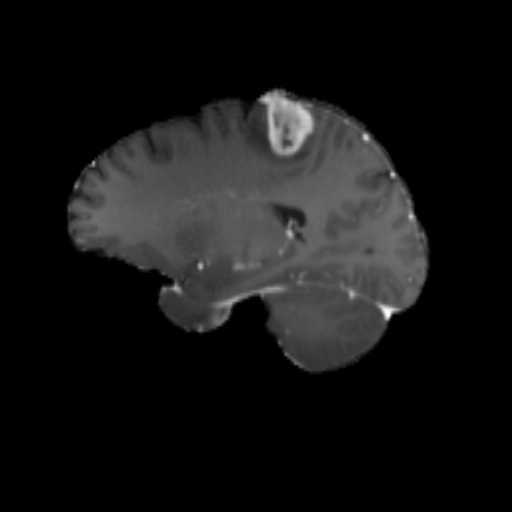
#> input picture dataset/brain-tumor/train/images/00063_217.jpg, 512 x 512 px, found by its file name; its folder holds 4 pictures in this run
$ python Labeling_visualization.py
#> lines starting #> are read from the running program, lines starting #| are printed output that depends on the picture
import os
import random
import cv2
import matplotlib.pyplot as plt

# 경로 (본인 환경에 맞게 변경)
image_folder = r"dataset/brain-tumor/train/images"
label_folder = r"dataset/brain-tumor/train/labels"

# 이미지 리스트
image_files = [f for f in os.listdir(image_folder) if f.lower().endswith(('.png', '.jpg', '.jpeg'))]

sample_count = 50
if len(image_files) < sample_count:
    sample_count = len(image_files)

sample_files = random.sample(image_files, sample_count)

cols, rows = 10, 5
fig, axes = plt.subplots(rows, cols, figsize=(15, 7))
plt.subplots_adjust(wspace=0.1, hspace=0.1)

for i, ax in enumerate(axes.flat):
    if i >= sample_count:
        ax.axis('off')
        continue

    img_name = sample_files[i]
    img_path = os.path.join(image_folder, img_name)
    label_name = os.path.splitext(img_name)[0] + '.txt'
    label_path = os.path.join(label_folder, label_name)

    # 이미지 읽기 (OpenCV는 BGR)
    img = cv2.imread(img_path)
#> img is the input picture: shape (512, 512, 3); min 0, max 255, mean 20.7
    if img is None:
        ax.axis('off')
        continue
    img = cv2.cvtColor(img, cv2.COLOR_BGR2RGB)

    h, w, _ = img.shape
#> h = 512; w = 512

    # 라벨 읽어서 박스 그리기
    if os.path.exists(label_path):
        with open(label_path, 'r') as f:
            lines = f.readlines()
            for line in lines:
                parts = line.strip().split()
                if len(parts) != 5:
                    continue
                cls, x_c, y_c, bw, bh = parts
                if cls != '1':  # positive class만 박스 그림
                    continue
                x_c, y_c, bw, bh = map(float, [x_c, y_c, bw, bh])

                # YOLO 형식 중심좌표->절대좌표 변환
                xmin = int((x_c - bw / 2) * w)
                ymin = int((y_c - bh / 2) * h)
                xmax = int((x_c + bw / 2) * w)
                ymax = int((y_c + bh / 2) * h)

                # 박스 그리기 (빨간색, 두께 2)
                cv2.rectangle(img, (xmin, ymin), (xmax, ymax), (255, 0, 0), 2)

    # 이미지 크기 조정 (가로 90픽셀)
    base_width = 90
    scale_ratio = base_width / w
#> scale_ratio = 0.176
    new_h = int(h * scale_ratio)
#> new_h = 90
    img = cv2.resize(img, (base_width, new_h))
#> img: shape (90, 90, 3)

    ax.imshow(img)
    ax.set_title(img_name, fontsize=5)
    ax.axis('off')

plt.tight_layout()
plt.show()
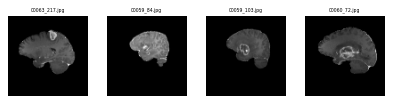
#> figure drawn by matplotlib, 4 panels
